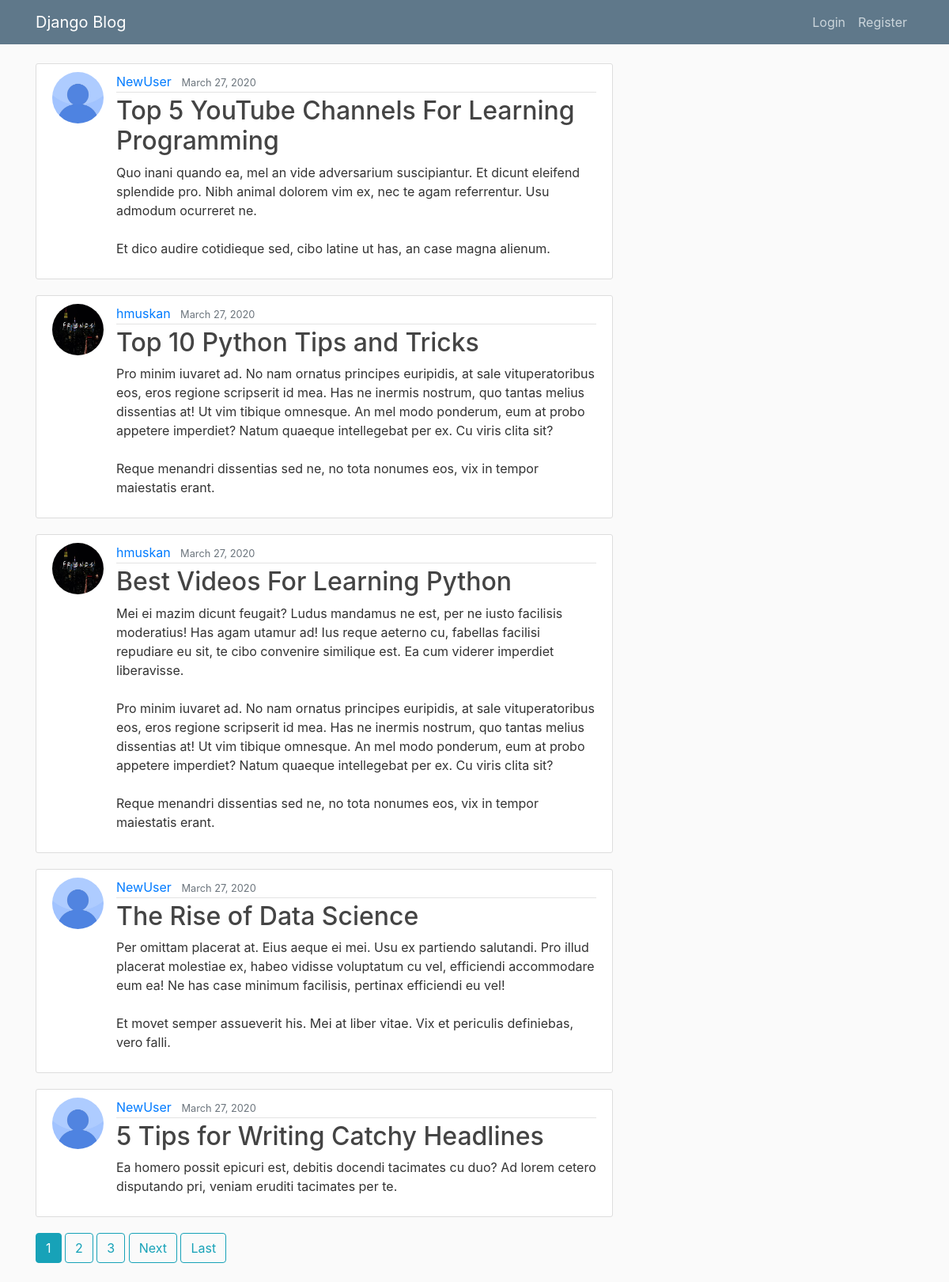
The page / on the database its author committed.
### blog/models.py (models this page shows, shortened)
class Post(models.Model):
    title = models.CharField(max_length=100)
    content = models.TextField()
    date_posted = models.DateTimeField(default=timezone.now)
    author = models.ForeignKey(User, on_delete=models.CASCADE)

### users/models.py (models this page shows, shortened)
class Profile(models.Model):
    user = models.OneToOneField(User, on_delete=models.CASCADE)
    image = models.ImageField(default='default.jpg', upload_to='profile_pics')

### blog/views.py (the view)
# urls.py: path('', PostListView.as_view(), name='blog-home'),
class PostListView(ListView):
    model = Post
    template_name = 'blog/home.html'
    context_object_name = 'posts'
    ordering = ['-date_posted']
    paginate_by = 5

### blog/templates/blog/home.html (shortened to what this page needs)
{% extends "blog/base.html" %}
{% block content %}
    {% for post in posts %}
        <article class="media content-section">
          <img src="{{ post.author.profile.image.url }}" class="rounded-circle article-img">
        <div class="media-body">
          <div class="article-metadata">
            <a class="mr-2" href="{% url 'user-posts' post.author.username %}">{{ post.author }}</a>
            <small class="text-muted">{{ post.date_posted|date:"F d, Y" }}</small>
          </div>
          <h2><a class="article-title" href="{% url 'post-detail' post.id %}">{{ post.title }}</a></h2>
          <p class="article-content">{{ post.content }}</p>
        </div>
        </article>
    {% endfor %}
    {% if is_paginated %}
        {% for num in page_obj.paginator.page_range %}
           {% if page_obj.number == num %}
              <a class="btn btn-info mb-4" href="?page={{ num }}">{{ num }}</a>
            {% elif num > page_obj.number|add:'-3' and num < page_obj.number|add:'3' %}
            <a class="btn btn-outline-info mb-4" href="?page={{ num }}">{{ num }}</a>
           {% endif %}
        {% endfor %}
        {% if page_obj.has_next %}
           <a class="btn btn-outline-info mb-4" href="?page={{ page_obj.next_page_number }}">Next</a>
           <a class="btn btn-outline-info mb-4" href="?page={{ page_obj.paginator.num_pages }}">Last</a>
        {% endif %}
    {% endif %}
{% endblock content %}

### blog/templates/blog/base.html (shortened to what this page needs)
{% load static %}
<!DOCTYPE html>
<html lang="en" dir="ltr">
<head>
  <link rel="stylesheet" href="https://maxcdn.bootstrapcdn.com/bootstrap/4.0.0/css/bootstrap.min.css">
  <link rel="stylesheet" type="text/css" href="{% static 'blog/main.css' %}">
</head>
<body>
  <header class="site-header">
    <nav class="navbar navbar-expand-md navbar-dark bg-steel fixed-top">
      <div class="container">
        <a class="navbar-brand mr-4" href="{% url 'blog-home' %}">Django Blog</a>
        <div class="collapse navbar-collapse" id="navbarToggle">
          <div class="navbar-nav">
            {% if user.is_authenticated %}
            <a class="nav-item nav-link" href="{% url 'post-create' %}">New Post</a>
            <a class="nav-item nav-link" href="{% url 'profile' %}">Profile</a>
            <a class="nav-item nav-link" href="{% url 'logout' %}">Logout</a>
            {% else %}
              <a class="nav-item nav-link" href="{% url 'login' %}">Login</a>
              <a class="nav-item nav-link" href="{% url 'register' %}">Register</a>
            {% endif %}
          </div>
        </div>
      </div>
    </nav>
  </header>
  <main role="main" class="container">
    <div class="row">
      <div class="col-md-8">
        {% block content %}{% endblock %}
      </div>
      <div class="col-md-4">
      </div>
    </div>
  </main>
</body>
</html>

### blog/static/blog/main.css (style rules this page uses)
body { background: #fafafa; color: #333333; margin-top: 5rem; }
h1, h2, h3, h4, h5, h6 { color: #444444; }
.bg-steel { background-color: #5f788a; }
.site-header .navbar-nav .nav-link { color: #cbd5db; }
.content-section { background: #ffffff; padding: 10px 20px; border: 1px solid #dddddd; border-radius: 3px; margin-bottom: 20px; }
.article-title { color: #444444; }
.article-content { white-space: pre-line; }
.article-img { height: 65px; width: 65px; margin-right: 16px; }
.article-metadata { padding-bottom: 1px; margin-bottom: 4px; border-bottom: 1px solid #e3e3e3 }

### rows shown on the page
Post: author.profile.image (placeholder picture), author "NewUser", date_posted "March 27, 2020", title "Top 5 YouTube Channels For Learning Programming", content "Quo inani quando ea, mel an vide adversarium suscipiantur. Et dicunt eleifend splendide pro. Nibh animal dolorem vim ex, nec te agam referrentur. Usu admodum ocurreret ne. Et dico audire cotidieque sed, cibo latine ut has, an case magna alienum."
Post: author.profile.image (picture), author "hmuskan", date_posted "March 27, 2020", title "Top 10 Python Tips and Tricks", content "Pro minim iuvaret ad. No nam ornatus principes euripidis, at sale vituperatoribus eos, eros regione scripserit id mea. Has ne inermis nostrum, quo tantas melius dissentias at! Ut vim tibique omnesque. An mel modo ponderum, eum at probo appetere imperdiet? Natum quaeque intellegebat per ex. Cu viris clita sit? Reque menandri dissentias sed ne, no tota nonumes eos, vix in tempor maiestatis erant."
Post: author.profile.image (picture), author "hmuskan", date_posted "March 27, 2020", title "Best Videos For Learning Python", content "Mei ei mazim dicunt feugait? Ludus mandamus ne est, per ne iusto facilisis moderatius! Has agam utamur ad! Ius reque aeterno cu, fabellas facilisi repudiare eu sit, te cibo convenire similique est. Ea cum viderer imperdiet liberavisse. Pro minim iuvaret ad. No nam ornatus principes euripidis, at sale vituperatoribus eos, eros regione scripserit id mea. Has ne inermis nostrum, quo tantas melius dissentias at! Ut vim tibique omnesque. An mel modo ponderum, eum at probo appetere imperdiet? Natum quaeque intellegebat per ex. Cu viris clita sit? Reque menandri dissentias sed ne, no tota nonumes eos, vix in tempor maiestatis erant."
Post: author.profile.image (placeholder picture), author "NewUser", date_posted "March 27, 2020", title "The Rise of Data Science", content "Per omittam placerat at. Eius aeque ei mei. Usu ex partiendo salutandi. Pro illud placerat molestiae ex, habeo vidisse voluptatum cu vel, efficiendi accommodare eum ea! Ne has case minimum facilisis, pertinax efficiendi eu vel! Et movet semper assueverit his. Mei at liber vitae. Vix et periculis definiebas, vero falli."
Post: author.profile.image (placeholder picture), author "NewUser", date_posted "March 27, 2020", title "5 Tips for Writing Catchy Headlines", content "Ea homero possit epicuri est, debitis docendi tacimates cu duo? Ad lorem cetero disputando pri, veniam eruditi tacimates per te."

### other values the page prints
{{ num }} "1"
{{ num }} "2" "3"
